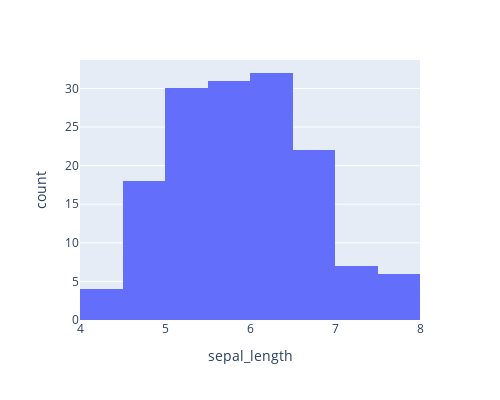

The cell this chart's notebook holds for it:
### Code cell
# Histograms
fig = px.histogram(df, x="sepal_length", 
                 width=500, height=400)
fig.show()

### Figure 1 — Plotly figure (JSON) as saved in the notebook; plotly's stock layout.template omitted (floating-point values rounded to 4 significant figures; data arrays with more than 128 entries replaced by an {"elided": "..."} marker saying what was removed)
{"data": [{"alignmentgroup": "True", "bingroup": "x", "hovertemplate": "sepal_length=%{x}<br>count=%{y}<extra></extra>", "legendgroup": "", "marker": {"color": "#636efa", "pattern": {"shape": ""}}, "name": "", "offsetgroup": "", "orientation": "v", "showlegend": false, "type": "histogram", "x": {"elided": "150 float values"}, "xaxis": "x", "yaxis": "y"}], "layout": {"barmode": "relative", "height": 400, "legend": {"tracegroupgap": 0}, "margin": {"t": 60}, "width": 500, "xaxis": {"anchor": "y", "domain": [0, 1], "title": {"text": "sepal_length"}}, "yaxis": {"anchor": "x", "domain": [0, 1], "title": {"text": "count"}}}}
